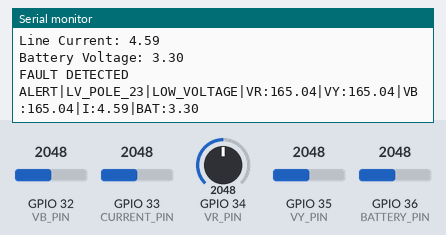
Simulated run of this sketch. Board: ESP32. Shown: the last lines printed to the serial monitor. The inputs (shaded band) are chosen by the test bench; at power-on: GPIO 32 (VB_PIN) = 2048, GPIO 35 (VY_PIN) = 2048, GPIO 33 (CURRENT_PIN) = 2048, GPIO 34 (VR_PIN) = 2048, GPIO 36 (BATTERY_PIN) = 2048. No radio packets arrive unless stated.

Above: at 1.2 s.
1.3 s: GPIO 32 (VB_PIN) set to 2738
2.8 s: GPIO 32 (VB_PIN) set to 2841
At 10.8 s:
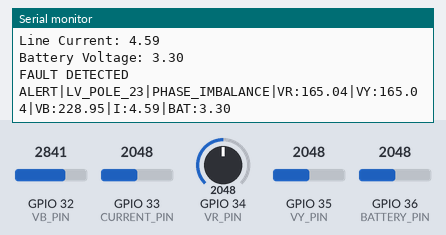
14.7 s: GPIO 35 (VY_PIN) set to 2141
At 20.9 s:
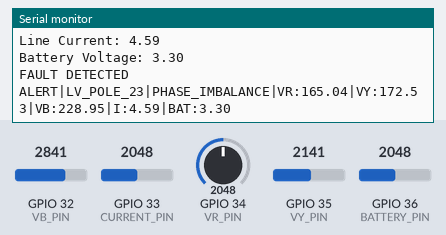

Measured:
- the behaviour switches between 2792 and 2793 on GPIO 32 (VB_PIN) (found by bisection; images 0 and 1)
- after the input at 2.8 s, the serial monitor: prints a new line after 7.5 s (image 1)
- after the input at 14.7 s, the serial monitor: prints a new line after 5.7 s (image 2)

The sketch:

esp_code.ino
```cpp
#include <SPI.h>
#include <LoRa.h>
#define VR_PIN 34
#define VY_PIN 35
#define VB_PIN 32


#define CURRENT_PIN 33

#define BATTERY_PIN 36


#define LORA_SS 5
#define LORA_RST 14
#define LORA_DIO0 26


String poleID = "LV_POLE_23";

float LOW_VOLTAGE = 180;
float PHASE_IMBALANCE_LIMIT = 40;
float BREAK_CURRENT_THRESHOLD = 0.1;


float readVoltage(int pin)
{
  long sum = 0;

  for(int i = 0; i < 200; i++)
  {
    sum += analogRead(pin);
  }

  float avg = sum / 200.0;

  float voltage = (avg / 4095.0) * 3.3;

  voltage = voltage * 100;

  return voltage;
}


float readCurrent()
{
  long sum = 0;

  for(int i = 0; i < 200; i++)
  {
    sum += analogRead(CURRENT_PIN);
  }

  float avg = sum / 200.0;

  float voltage = (avg / 4095.0) * 3.3;

  float current = (voltage - 2.5) / 0.185;

  return abs(current);
}


float readBattery()
{
  int value = analogRead(BATTERY_PIN);

  float voltage = (value / 4095.0) * 3.3;

  voltage = voltage * 2;

  return voltage;
}


void sendLoRa(String msg)
{
  LoRa.beginPacket();
  LoRa.print(msg);
  LoRa.endPacket();
}


void setup()
{
  Serial.begin(115200);

  SPI.begin(18, 19, 23, 5);

  LoRa.setPins(LORA_SS, LORA_RST, LORA_DIO0);

  if(!LoRa.begin(433E6))
  {
    Serial.println("LoRa initialization failed");
    while(1);
  }

  Serial.println("System Started");
}


void loop()
{
  float VR = readVoltage(VR_PIN);
  float VY = readVoltage(VY_PIN);
  float VB = readVoltage(VB_PIN);

  float current = readCurrent();
  float battery = readBattery();

  Serial.println("------------ SYSTEM DATA ------------");

  Serial.print("R Phase Voltage: ");
  Serial.println(VR);

  Serial.print("Y Phase Voltage: ");
  Serial.println(VY);

  Serial.print("B Phase Voltage: ");
  Serial.println(VB);

  Serial.print("Line Current: ");
  Serial.println(current);

  Serial.print("Battery Voltage: ");
  Serial.println(battery);


  String fault = "NORMAL";


  if(VR < 50 && VY < 50 && VB < 50)
  {
    fault = "POWER_OUTAGE";
  }


  else if((VR > 200 || VY > 200 || VB > 200) && current < BREAK_CURRENT_THRESHOLD)
  {
    fault = "CONDUCTOR_BREAK";
  }


  else if(VR < LOW_VOLTAGE || VY < LOW_VOLTAGE || VB < LOW_VOLTAGE)
  {
    fault = "LOW_VOLTAGE";
  }


  float avg = (VR + VY + VB) / 3;

  if(abs(VR - avg) > PHASE_IMBALANCE_LIMIT ||
     abs(VY - avg) > PHASE_IMBALANCE_LIMIT ||
     abs(VB - avg) > PHASE_IMBALANCE_LIMIT)
  {
    fault = "PHASE_IMBALANCE";
  }


  if(fault != "NORMAL")
  {
    String alert = "";

    alert += "ALERT|";
    alert += poleID;
    alert += "|";
    alert += fault;

    alert += "|VR:";
    alert += VR;

    alert += "|VY:";
    alert += VY;

    alert += "|VB:";
    alert += VB;

    alert += "|I:";
    alert += current;

    alert += "|BAT:";
    alert += battery;


    Serial.println("FAULT DETECTED");
    Serial.println(alert);

    sendLoRa(alert);
  }

  else
  {
    String status = "";

    status += "STATUS|";
    status += poleID;

    status += "|VR:";
    status += VR;

    status += "|VY:";
    status += VY;

    status += "|VB:";
    status += VB;

    status += "|I:";
    status += current;

    status += "|BAT:";
    status += battery;

    Serial.println("System Normal");

    sendLoRa(status);
  }


  delay(10000);
}
```
